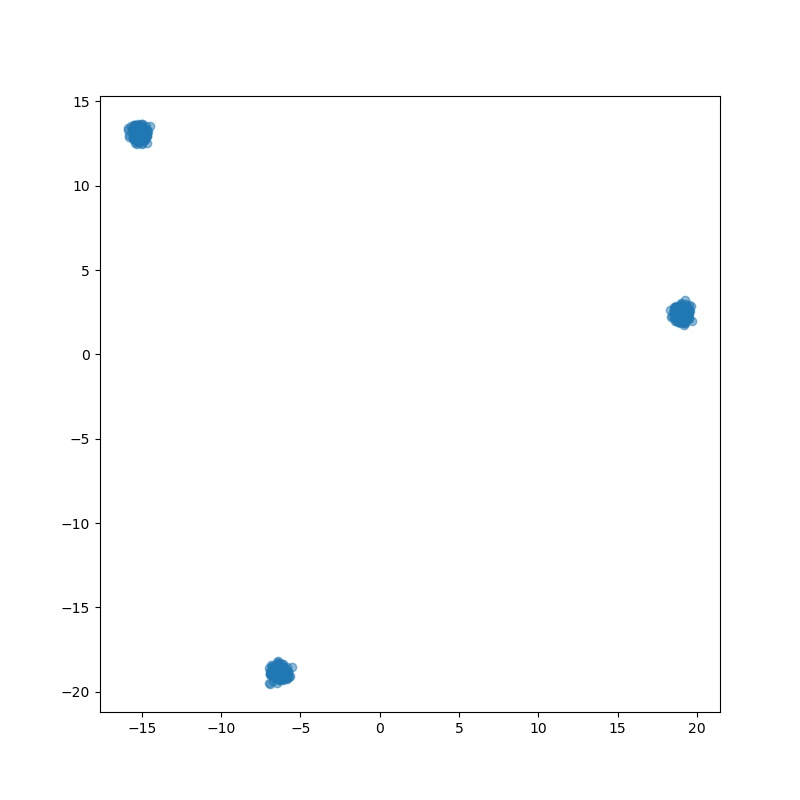

This chart was generated by the following Python code:
import sys
import scipy
import torch
import numpy as np
import matplotlib.pyplot as plt
import torch.nn.functional as F

from tqdm import trange
from sklearn import metrics


class TSNE:
    """ MY realization from Nikita Volkov's applied stats course <3 """

    def __init__(self, iters=1000, n=2):
        self.iters = iters
        self.n = n

    @staticmethod
    def __calc_probs(square_dists, ind, sigma):
        numenator = torch.exp(-square_dists[ind] / (2 * sigma * sigma))
        numenator[ind] = 0
        return numenator / numenator.sum()

    @staticmethod
    def __calc_q_ij(Y):
        square_distances = torch.cdist(Y, Y).pow(2)

        # Assuming Cauchy distribution
        q_ij = 1 / (1 + square_distances)  # not equal but proportional

        # q_ii == 0
        ind = np.diag_indices(q_ij.shape[0])
        q_ij[ind[0], ind[1]] *= 0

        # q_ij == q_ji
        q_ij = q_ij[np.triu_indices(n=q_ij.shape[0])]
        q_ij = q_ij / q_ij.sum()

        return q_ij

    @staticmethod
    def __calc_kl_div(P, Q):
        mask = torch.isclose(P, torch.as_tensor(0.0))  # remove zeros for KL stability :))
        return (P[~mask] * torch.log(P[~mask] / Q[~mask])).sum()

    def __call__(self, X):
        square_distances = torch.cdist(X, X).pow(2)

        # I think it is not very good initialization :( But on my examples it works
        # For stable results this should be random an we should do several tries
        sigmas = [1.0 for _ in range(len(X))]

        # Calculate probabilities from pairwise distances
        conditional_probs = torch.stack([
            TSNE.__calc_probs(square_distances, ind=i, sigma=sigma) for i, sigma in enumerate(sigmas)
        ])

        # p_ij == p_ji
        target_joint_probs = torch.as_tensor(
            conditional_probs[np.triu_indices(n=conditional_probs.shape[0])], dtype=torch.float32
        )

        Y = torch.randn(X.shape[0], self.n, requires_grad=True, dtype=torch.float32)

        opt = torch.optim.Adam(params=[Y], lr=1.0)

        # minimize KL between two distributions
        for _ in trange(self.iters):
            loss = TSNE.__calc_kl_div(target_joint_probs, TSNE.__calc_q_ij(Y))
            opt.zero_grad()
            loss.backward()
            opt.step()

        return Y.detach().numpy()


if __name__ == '__main__':
    # Generate 3 clusters, each consists of 100 points in R^20
    X = torch.cat([torch.rand(100, 20) + 10, torch.rand(100, 20) + 0, torch.rand(100, 20) - 10], axis=0)

    projected = TSNE()(X)

    plt.figure(figsize=(8, 8))
    plt.scatter(*projected.T, alpha=0.5)
    plt.savefig('tsne.jpg')
